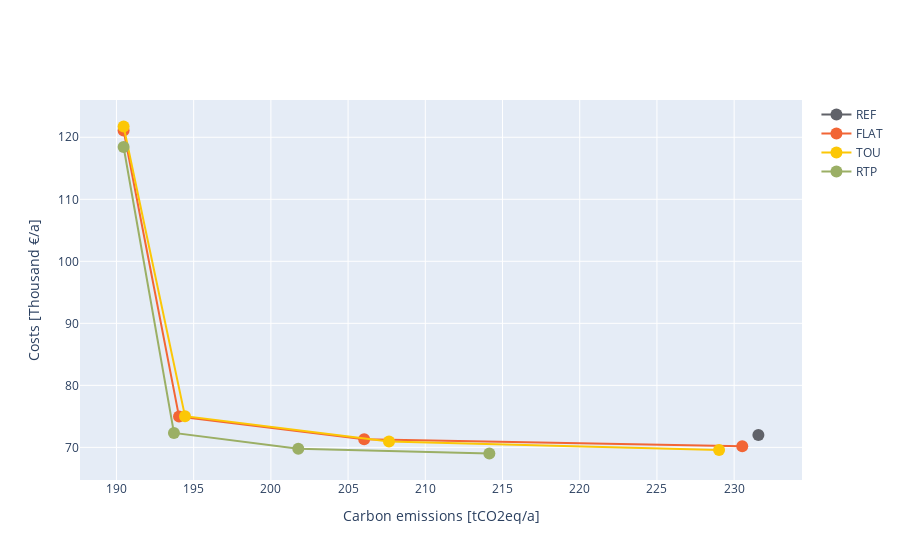

The cell this chart's notebook holds for it:
### Code cell
cs.plot.pareto2(
    c_dict=dict(REF="#606269", FLAT="#F26535", TOU="#FCC706", RTP="#9BAF65"))

### Figure 1 — Plotly figure (JSON) as saved in the notebook; plotly's stock layout.template omitted (floating-point values rounded to 4 significant figures)
{"data": [{"hovertext": ["<b>Id:</b> REF<br><b>Name:</b> REF<br><b>Doc:</b> no BES<br><b>Cost savings:</b> 0.00 €/a (0.000%)<br><b>Emission savings:</b> 0.00 gCO2eq/a (0.000%)"], "marker": {"color": "#606269", "showscale": false, "size": 12}, "mode": "lines+markers", "name": "REF", "textposition": "bottom center", "type": "scatter", "x": [231.6], "y": [71.99]}, {"hovertext": ["<b>Id:</b> sc9<br><b>Name:</b> tc_el_FLAT_T_b1000_a0.0<br><b>Doc:</b> c_el_T=c_el_FLAT_T; E_BES_CAPx_=1000; alpha_=0.0<br><b>Cost savings:</b> 1.83 Thousand €/a (2.539%)<br><b>Emission savings:</b> 1.05 tCO2eq/a (0.452%)", "<b>Id:</b> sc10<br><b>Name:</b> tc_el_FLAT_T_b1000_a0.3333333333333333<br><b>Doc:</b> c_el_T=c_el_FLAT_T; E_BES_CAPx_=1000; alpha_=0.3333333333333333<br><b>Cost savings:</b> 671.61 €/a (0.933%)<br><b>Emission savings:</b> 25.53 tCO2eq/a (11.025%)", "<b>Id:</b> sc11<br><b>Name:</b> tc_el_FLAT_T_b1000_a0.6666666666666666<br><b>Doc:</b> c_el_T=c_el_FLAT_T; E_BES_CAPx_=1000; alpha_=0.6666666666666666<br><b>Cost savings:</b> -2.97 Thousand €/a (-4.125%)<br><b>Emission savings:</b> 37.52 tCO2eq/a (16.201%)", "<b>Id:</b> sc12<br><b>Name:</b> tc_el_FLAT_T_b1000_a1.0<br><b>Doc:</b> c_el_T=c_el_FLAT_T; E_BES_CAPx_=1000; alpha_=1.0<br><b>Cost savings:</b> -49.09 Thousand €/a (-68.188%)<br><b>Emission savings:</b> 41.11 tCO2eq/a (17.752%)"], "marker": {"color": "#F26535", "showscale": false, "size": 12}, "mode": "lines+markers", "name": "FLAT", "textposition": "bottom center", "type": "scatter", "x": [230.5, 206.0, 194.1, 190.5], "y": [70.17, 71.32, 74.96, 121.1]}, {"hovertext": ["<b>Id:</b> sc5<br><b>Name:</b> tc_el_TOU_T_b1000_a0.0<br><b>Doc:</b> c_el_T=c_el_TOU_T; E_BES_CAPx_=1000; alpha_=0.0<br><b>Cost savings:</b> 2.43 Thousand €/a (3.380%)<br><b>Emission savings:</b> 2.55 tCO2eq/a (1.100%)", "<b>Id:</b> sc6<br><b>Name:</b> tc_el_TOU_T_b1000_a0.3333333333333333<br><b>Doc:</b> c_el_T=c_el_TOU_T; E_BES_CAPx_=1000; alpha_=0.3333333333333333<br><b>Cost savings:</b> 1.04 Thousand €/a (1.446%)<br><b>Emission savings:</b> 23.92 tCO2eq/a (10.330%)", "<b>Id:</b> sc7<br><b>Name:</b> tc_el_TOU_T_b1000_a0.6666666666666666<br><b>Doc:</b> c_el_T=c_el_TOU_T; E_BES_CAPx_=1000; alpha_=0.6666666666666666<br><b>Cost savings:</b> -3.04 Thousand €/a (-4.218%)<br><b>Emission savings:</b> 37.13 tCO2eq/a (16.034%)", "<b>Id:</b> sc8<br><b>Name:</b> tc_el_TOU_T_b1000_a1.0<br><b>Doc:</b> c_el_T=c_el_TOU_T; E_BES_CAPx_=1000; alpha_=1.0<br><b>Cost savings:</b> -49.74 Thousand €/a (-69.095%)<br><b>Emission savings:</b> 41.11 tCO2eq/a (17.752%)"], "marker": {"color": "#FCC706", "showscale": false, "size": 12}, "mode": "lines+markers", "name": "TOU", "textposition": "bottom center", "type": "scatter", "x": [229.0, 207.6, 194.4, 190.5], "y": [69.56, 70.95, 75.03, 121.7]}, {"hovertext": ["<b>Id:</b> sc1<br><b>Name:</b> tc_el_RTP_T_b1000_a0.0<br><b>Doc:</b> c_el_T=c_el_RTP_T; E_BES_CAPx_=1000; alpha_=0.0<br><b>Cost savings:</b> 2.98 Thousand €/a (4.142%)<br><b>Emission savings:</b> 17.42 tCO2eq/a (7.524%)", "<b>Id:</b> sc2<br><b>Name:</b> tc_el_RTP_T_b1000_a0.3333333333333333<br><b>Doc:</b> c_el_T=c_el_RTP_T; E_BES_CAPx_=1000; alpha_=0.3333333333333333<br><b>Cost savings:</b> 2.22 Thousand €/a (3.080%)<br><b>Emission savings:</b> 29.80 tCO2eq/a (12.867%)", "<b>Id:</b> sc3<br><b>Name:</b> tc_el_RTP_T_b1000_a0.6666666666666666<br><b>Doc:</b> c_el_T=c_el_RTP_T; E_BES_CAPx_=1000; alpha_=0.6666666666666666<br><b>Cost savings:</b> -336.24 €/a (-0.467%)<br><b>Emission savings:</b> 37.85 tCO2eq/a (16.343%)", "<b>Id:</b> sc4<br><b>Name:</b> tc_el_RTP_T_b1000_a1.0<br><b>Doc:</b> c_el_T=c_el_RTP_T; E_BES_CAPx_=1000; alpha_=1.0<br><b>Cost savings:</b> -46.44 Thousand €/a (-64.503%)<br><b>Emission savings:</b> 41.11 tCO2eq/a (17.752%)"], "marker": {"color": "#9BAF65", "showscale": false, "size": 12}, "mode": "lines+markers", "name": "RTP", "textposition": "bottom center", "type": "scatter", "x": [214.1, 201.8, 193.7, 190.5], "y": [69.01, 69.78, 72.33, 118.4]}], "layout": {"hovermode": "closest", "title": {"text": ""}, "xaxis": {"title": {"text": "Carbon emissions [tCO2eq/a]"}}, "yaxis": {"title": {"text": "Costs [Thousand €/a]"}}}}
